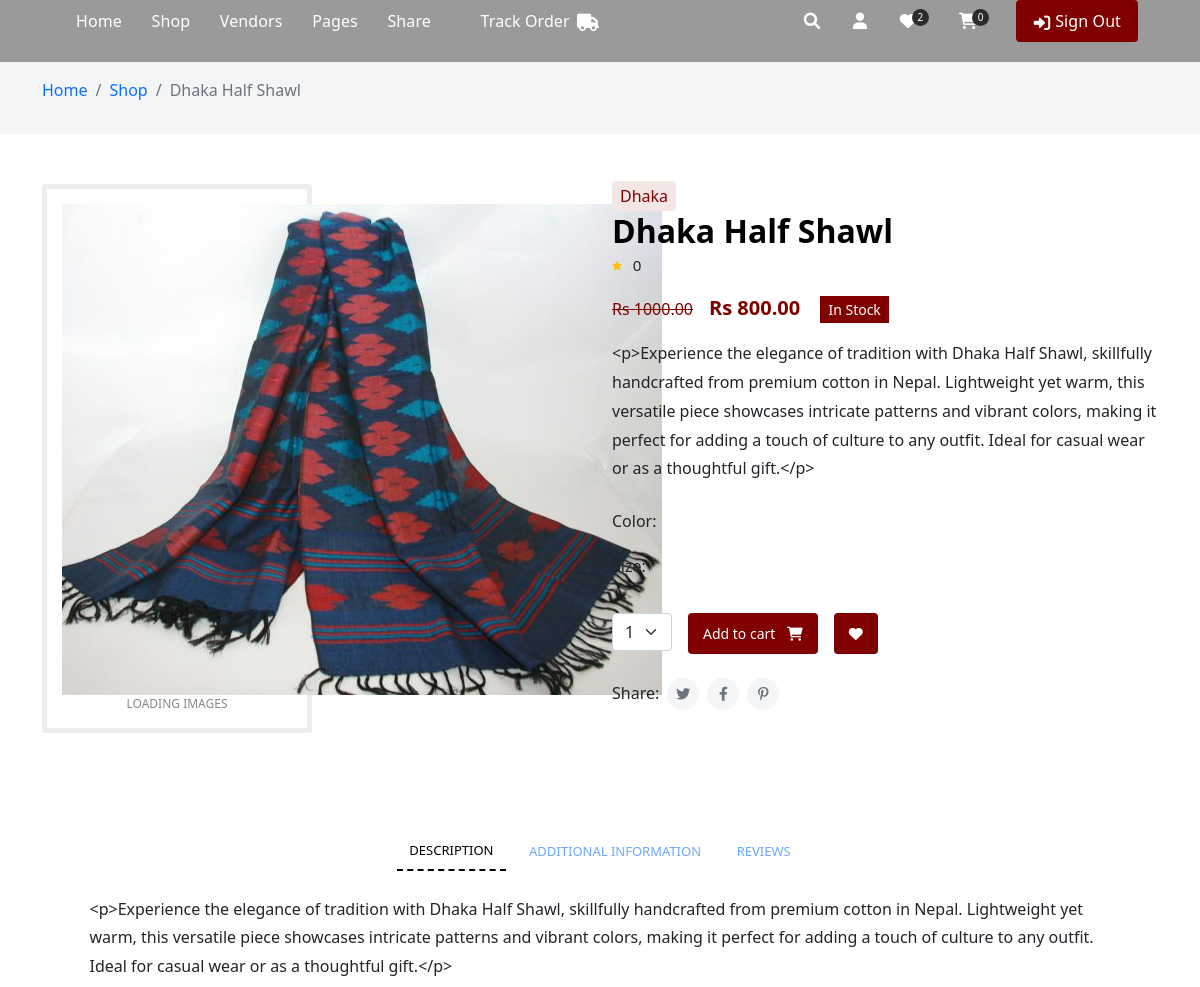
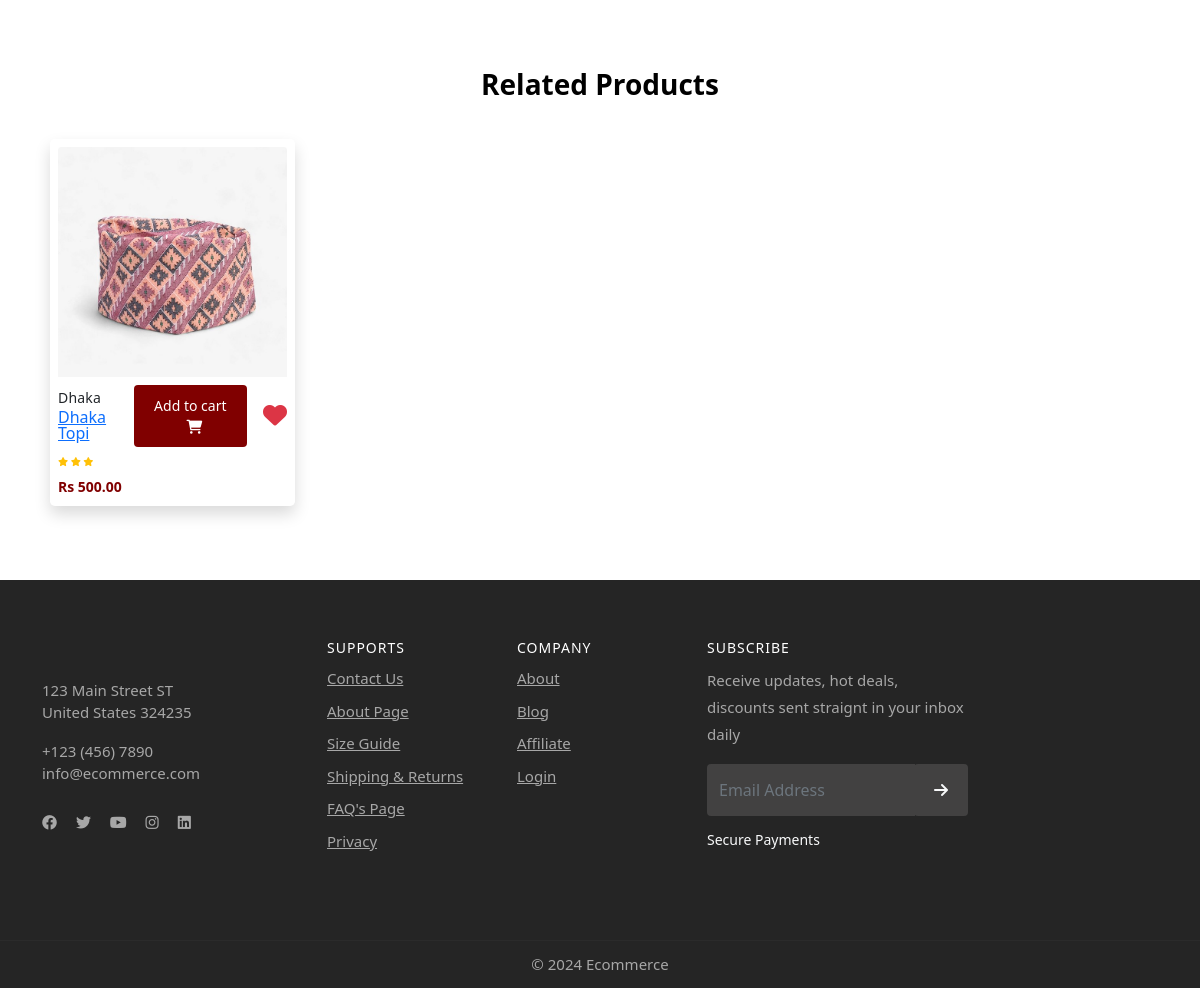
Page /detail/dhaka-half-shawl (signed in) on the committed database (2 pictures, top to bottom).
### store/models.py (models this page shows, shortened)
class Product(models.Model):
    name = models.CharField(max_length=100)
    image = models.ImageField(upload_to="images", blank=True, null=True )
    description = CKEditor5Field('Text', config_name='extends')
    category = models.ForeignKey(Category, on_delete=models.SET_NULL, null=True, blank=True)
    price = models.DecimalField(max_digits=12, decimal_places=2, default=0.00, null=True, blank=True, verbose_name="Sale Price")
    regular_price = models.DecimalField(max_digits=12, decimal_places=2, default=0.00, null=True, blank=True, verbose_name="Regular Price")
    stock = models.PositiveIntegerField(default=0, null=True, blank=True)
    shipping = models.DecimalField(max_digits=12, decimal_places=2, default=0.00, null=True, blank=True, verbose_name="Shipping Amount")
    status = models.CharField(choices=STATUS, max_length=50, default="Published")
    featured = models.BooleanField(default=False, verbose_name="Marketplace Featured")
    vendor = models.ForeignKey(user_models.User, on_delete=models.SET_NULL, null=True, blank=True)
    sku = ShortUUIDField(unique=True, length=5, max_length=50, prefix="SKU", alphabet="1234567890")
    slug = models.SlugField(null=True, blank=True)
    date = models.DateTimeField(default=timezone.now)
    class Meta:
        ordering = ['-id']
        verbose_name_plural = "Products"
    def average_rating (self):
        return Review.objects.filter (product=self).aggregate(avg_rating=models.Avg('rating'))['avg_rating']
    def gallery (self):
        return Gallery.objects.filter (product=self)
    def variants (self) :
        return Variant.objects.filter(product=self)

class Category(models.Model):
    title = models.CharField(max_length=255)
    image = models.ImageField(upload_to="images", null=True, blank=True)
    slug = models.SlugField(unique=True)
    class Meta:
        verbose_name_plural = "Categories"
        ordering = ['title']

### store/views.py (the view)
# urls.py: path("detail/<slug>", views.product_detail, name="product_detail"),
def product_detail(request, slug):
    product = store_models.Product.objects.get(slug=slug, status="Published")
    related_product = store_models.Product.objects.filter(category= product.category,status="Published").exclude(id=product.id)
    product_stock_range= range(1,product.stock +1)
    context = {
        "product": product,
        "related_product":related_product,
        "product_stock_range": product_stock_range,
    }
    return render(request, "store/product_detail.html", context)

### store/context.py (called while the page is built)
def default(request):
    try:
        cart_id = request.session['cart_id']
        total_cart_items = store_models.Cart.objects.filter(cart_id=cart_id).count()
    except:
        total_cart_items = 0
    return {
        "total_cart_items": total_cart_items
    }

### templates/store/product_detail.html (shortened to what this page needs)
{% extends 'partials/base.html' %}
{% load static %}
{% block content %}
<div class="gray py-3">
    <div class="container">
        <div class="row">
            <div class="colxl-12 col-lg-12 col-md-12">
                <nav aria-label="breadcrumb">
                    <ol class="breadcrumb">
                        <li class="breadcrumb-item"><a href="#">Home</a></li>
                        <li class="breadcrumb-item"><a href="#">Shop</a></li>
                        <li class="breadcrumb-item active" aria-current="page">{{product.name}}</li>
                    </ol>
                </nav>
            </div>
        </div>
    </div>
</div>
<section class="middle">
    <div class="container">
        <div class="row">
            <div class="col-xl-6 col-lg-6 col-md-12 col-sm-12">
                <div class="sp-loading"><img src="{{product.image.url}}" alt="" /><br />LOADING IMAGES</div>
            </div>
            <div class="col-xl-6 col-lg-6 col-md-12 col-sm-12">
                <div class="prd_details">
                    <div class="prt_01 mb-1"><span class="text-purple bg-light-purple rounded py-1">{{product.category.title}}</span></div>
                    <div class="prt_02 mb-3">
                        <h2 class="ft-bold mb-1">{{product.name}}</h2>
                        <div class="text-left">
                            <div class="star-rating align-items-center d-flex justify-content-left mb-1 p-0">
                                {% if not product.average_rating %}
                                    <i class="fas fa-star text-warning"></i>
                                <span class="small ms-2">{{product.reviews.all.count | default:"0"}}</span>
                            </div>
                            <div class="elis_rty mt-3"><span class="ft-medium text-muted line-through fs-md me-3">Rs {{product.regular_price}}</span><span class="ft-bold theme-cl fs-lg me-3">Rs {{product.price}}</span>
                            {% if product.stock > 0%}
                                <span class="ft-regular text-light bg-success py-1 px-2 fs-sm">In Stock</span>
                            {% endif %}
                            </div>
                        </div>
                    </div>
                    <div class="prt_03 mb-4">
                        <p> {{product.description}} </p>
                    </div>
                    <div class="mb-2">
                        <p class="d-flex align-items-center text-dark ft-medium">Color:</p>
                    </div>
                    <div class="prt_04 mb-4">
                        <p class="d-flex align-items-center mb-0 text-dark ft-medium">Size:</p>
                        <div class="text-left pb-0 pt-2">
                        </div>
                    </div>
                    <div class="prt_05 mb-4">
                        <div class="d-flex gap-3 mb-7">
                            <div class="">
                                <select class="form-select quantity" id="quantity" name="quantity">
                                     {% for qty in product_stock_range %}
                                        <option class="stock-{{qty}} quantity " value="{{qty}}">{{qty}}</option>
                                     {% endfor %}
                                </select>
                            </div>
                            <div class="">
                                <a href="#" class="btn btn-sm bg-primary text-white rounded add_to_cart" data-id="{{product.id}}">Add to cart <i class="fas fa-shopping-cart ms-2"></i></a>
                            </div>
                            <div class="">
                                <button class="btn btn-sm bg-primary text-white rounded" data-toggle="button"><i class="fas fa-heart mr-2"></i></button>
                            </div>
                        </div>
                    </div>
                    <div class="prt_06">
                        <p class="mb-0 d-flex align-items-center">
                            <span class="mr-4">Share:</span>
                            <a class="d-inline-flex align-items-center justify-content-center p-3 gray circle fs-sm text-muted ms-2" href="#!">
                                <i class="fab fa-twitter position-absolute"></i>
                            </a>
                            <a class="d-inline-flex align-items-center justify-content-center p-3 gray circle fs-sm text-muted ms-2 me-2" href="#!">
                                <i class="fab fa-facebook-f position-absolute"></i>
                            </a>
                            <a class="d-inline-flex align-items-center justify-content-center p-3 gray circle fs-sm text-muted" href="#!">
                                <i class="fab fa-pinterest-p position-absolute"></i>
                            </a>
                        </p>
                    </div>
                </div>
            </div>
        </div>
    </div>
</section>
<section class="middle">
    <div class="container">
        <div class="row align-items-center justify-content-center">
            <div class="col-xl-11 col-lg-12 col-md-12 col-sm-12">
                <ul class="nav nav-tabs b-0 d-flex align-items-center justify-content-center simple_tab_links mb-4" id="myTab" role="tablist">
                    <li class="nav-item" role="presentation">
                        <a class="nav-link active" id="description-tab" href="#description" data-toggle="tab" role="tab" aria-controls="description" aria-selected="true">Description</a>
                    </li>
                    <li class="nav-item" role="presentation">
                        <a class="nav-link" href="#information" id="information-tab" data-toggle="tab" role="tab" aria-controls="information" aria-selected="false">Additional information</a>
                    </li>
                    <li class="nav-item" role="presentation">
                        <a class="nav-link" href="#reviews" id="reviews-tab" data-toggle="tab" role="tab" aria-controls="reviews" aria-selected="false">Reviews</a>
                    </li>
                </ul>
                <div class="tab-content" id="myTabContent">
                    <div class="tab-pane fade show active" id="description" role="tabpanel" aria-labelledby="description-tab">
                        <div class="description_info">
                            <p class="p-0 mb-2">
                                {{product.description}}
                            </p>
                        </div>
                    </div>
                </div>
            </div>
        </div>
    </div>
</section>
<section class="middle pt-0">
    <div class="container">
        <div class="row justify-content-center">
            <div class="col-xl-12 col-lg-12 col-md-12 col-sm-12">
                <div class="sec_title position-relative text-center">
                    <h3 class="ft-bold pt-3">Related Products</h3>
                </div>
            </div>
        </div>
        <div class="row align-items-center rows-products">
            {% for p in related_product %}
            <div class="col-lg-3 mb-3">
                <div class="product_grid card b-0 rounded-3 shadow m-2 p-2">
                    <div class="card-body p-0">
                        <div class="shop_thumb position-relative">
                            <a class="card-img-top d-block overflow-hidden" href="{% url 'store:product_detail' p.slug %}">
                                <img class="card-img-top" style="width: 100%; height: 230px; object-fit: cover" src="{{p.image.url}}" alt="..." />
                            </a>
                        </div>
                    </div>
                    <div class="card-footer b-0 p-0 pt-2 bg-white d-flex align-items-start justify-content-between">
                        <div class="text-left">
                            <div class="elso_titl">
                                <span class="small">{{p.category.title}}</span>
                            </div>
                            <h5 class="fs-md mb-0 lh-1 mb-1">
                                <a href="{% url 'store:product_detail' p.slug %}">{{p.name}}</a>
                            </h5>
                            <div class="star-rating align-items-center d-flex justify-content-left mb-2 p-0 mt-3">
                                {% if not p.average_rating %}
                                <i class="fas fa-star text-warning"></i>
                                <i class="fas fa-star text-warning"></i>
                                <i class="fas fa-star text-warning"></i>
                            </div>
                            <div class="elis_rty">
                                <span class="ft-bold text-dark fs-sm">Rs {{p.price}}</span>
                            </div>
                        </div>
                        <div class="d-flex align-items-center gap-3">
                            <button type="button" class="btn btn-sm bg-primary text-white rounded add_to_cart" data-id="PRODUCT_ID">Add to cart <i class="fas fa-shopping-cart ms-2"></i></button>
                            <a href="" class="">
                                <i class="fas fa-heart fs-4 text-danger"></i>
                            </a>
                        </div>
                    </div>
                </div>
            </div>
            {% endfor %}
        </div>
    </div>
</section>
</div>
{% endblock content %}

### templates/partials/base.html (style rules this page uses)
.prt_01 span { color: #800000 !important; background-color: #f5e6e6 !important; padding: 4px 8px; }
.elis_rty span { color: #800000 !important; }
.ft-regular.bg-success { background-color: #800000 !important; color: #ffffff !important; }
.btn.bg-primary { background-color: #800000 !important; border: none; }

### rows in the picture
Product: name "Dhaka Half Shawl", image (picture), category "Dhaka", reviews.all.count "0", regular_price "1000.00", price "800.00", description "<p>Experience the elegance of tradition with Dhaka Half Shawl, skillfully handcrafted from premium cotton in Nepal. Lightweight yet warm, this versatile piece showcases intricate patterns and vibrant colors, making it perfect for adding a touch of culture to any outfit. Ideal for casual wear or as a thoughtful gift.</p>"
Product: image (picture), category "Dhaka", name "Dhaka Topi", price "500.00"

### other values in the picture
{{ total_cart_items }} "0"
form field quantity "1"
